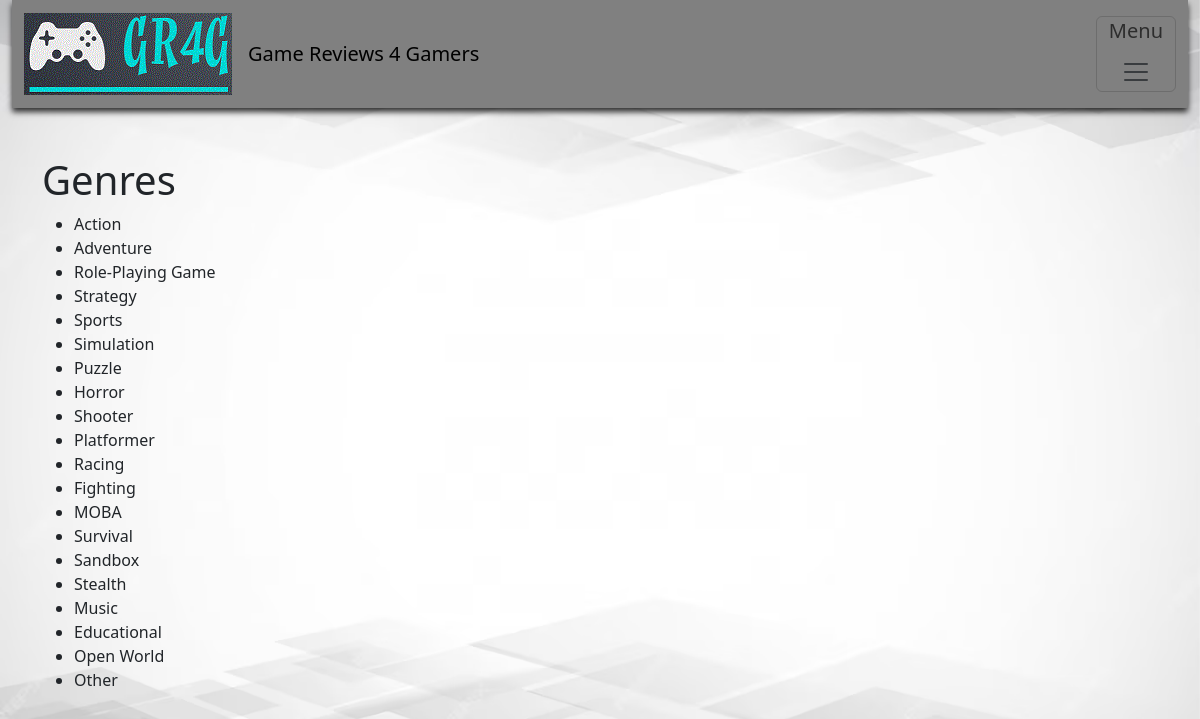
The page /genres/ on the database its author committed.
### gameReview_app/models.py (models this page shows, shortened)
class Genre(models.Model):
    genre_choices = (
        ('ACTION', 'Action'),
        ('ADVENTURE', 'Adventure'),
        ('RPG', 'Role-Playing Game'),
        ('STRATEGY', 'Strategy'),
        ('SPORTS', 'Sports'),
        ('SIMULATION', 'Simulation'),
        ('PUZZLE', 'Puzzle'),
        ('HORROR', 'Horror'),
        ('SHOOTER', 'Shooter'),
        ('PLATFORMER', 'Platformer'),
        ('RACING', 'Racing'),
        ('FIGHTING', 'Fighting'),
        ('MOBA', 'MOBA'),
        ('SURVIVAL', 'Survival'),
        ('SANDBOX', 'Sandbox'),
        ('STEALTH', 'Stealth'),
        ('MUSIC', 'Music'),
        ('EDUCATIONAL', 'Educational'),
        ('OPEN_WORLD', 'Open World'),
        ('OTHER', 'Other'),
    )
    genre_choices = sorted(genre_choices, key=lambda x: x[1])
    game_genre = models.CharField(max_length=50, choices=genre_choices)

### gameReview_app/views.py (the view)
# urls.py: path('genres/', views.genre_list, name='genre_list'),
def genre_list(request):
    genres = Genre.objects.all()
    return render(request, 'gameReview_app/genre_list.html', {'genres': genres})

### gameReview_app/templates/gameReview_app/genre_list.html
{% extends "gameReview_app/default_template.html" %}
{% block content %}
<div class="container mt-5">
    <h1>Genres</h1>
    <ul>
        {% for genre in genres %}
            <li>{{ genre.get_game_genre_display }}</li>
        {% endfor %}
    </ul>
</div>
{% endblock %}

### rows shown on the page
Genre: game_genre "Action"
Genre: game_genre "Adventure"
Genre: game_genre "Role-Playing Game"
Genre: game_genre "Strategy"
Genre: game_genre "Sports"
Genre: game_genre "Simulation"
Genre: game_genre "Puzzle"
Genre: game_genre "Horror"
Genre: game_genre "Shooter"
Genre: game_genre "Platformer"
Genre: game_genre "Racing"
Genre: game_genre "Fighting"
Genre: game_genre "MOBA"
Genre: game_genre "Survival"
Genre: game_genre "Sandbox"
Genre: game_genre "Stealth"
Genre: game_genre "Music"
Genre: game_genre "Educational"
Genre: game_genre "Open World"
Genre: game_genre "Other"
